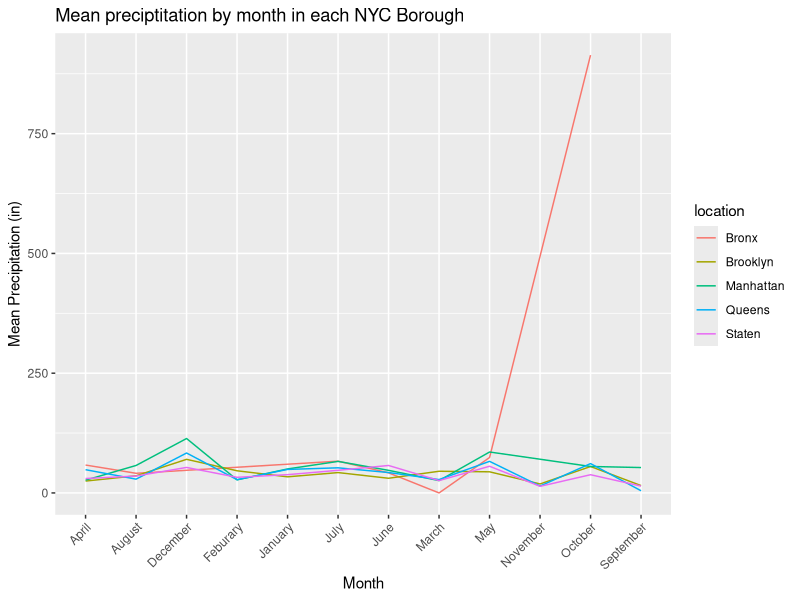
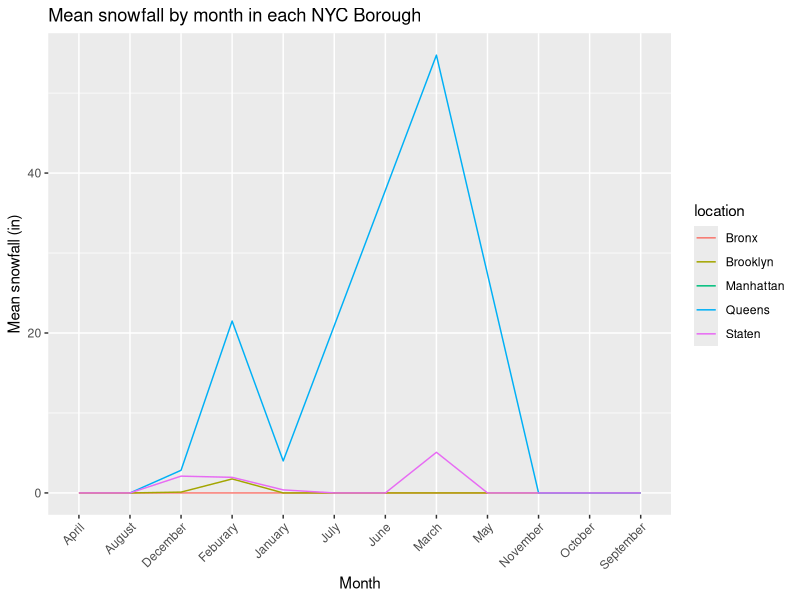

Generate these figures, in order, with R:
## ---- chunk 1
library(tidyverse)
## ---- chunk 2
weather.df <- read_csv("weather_NYC_2019/weather_data.csv")

weather.df %>%
  filter(element == "PRCP") %>%
  group_by(month_name, location) %>%
  summarize(mean_prcp = mean(data_value)) %>%
  ggplot(aes(x = month_name, y = mean_prcp, group = location)) +
  geom_line(aes(color = location)) + 
  labs(
    title = "Mean preciptitation by month in each NYC Borough",
    x = "Month",
    y = "Mean Precipitation (in)"
  ) + 
  theme(axis.text.x = element_text(angle = 45, hjust = 1))

## ---- chunk 3
weather.df %>%
  filter(element == "SNOW") %>%
  group_by(month_name, location) %>%
  summarize(mean_prcp = mean(data_value)) %>%
  ggplot(aes(x = month_name, y = mean_prcp, group = location)) +
  geom_line(aes(color = location)) + 
  labs(
    title = "Mean snowfall by month in each NYC Borough",
    x = "Month",
    y = "Mean snowfall (in)"
  ) + 
  theme(axis.text.x = element_text(angle = 45, hjust = 1))
